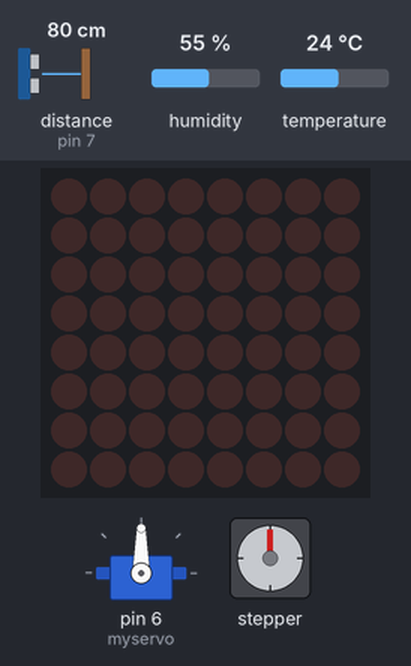
The sketch below on a simulated Arduino Uno, built with avr-gcc and run on an emulated ATmega328P. Parts: servo, stepper motor, 8×8 LED matrix. The inputs (shaded band) are chosen by the test bench; at power-on: distance to the obstacle (sensor on pin 7) 80 cm, humidity 55 %, temperature 24 °C. The echo pulse lasts 58.3 µs per cm; stepper angles assume 2048 steps per turn; what the sketch prints to the serial monitor is not drawn.

Above: at 3.2 s.
3.3 s: distance to the obstacle (sensor on pin 7) set to 17 cm
6.2 s: distance to the obstacle (sensor on pin 7) set to 13 cm
At 8.0 s:
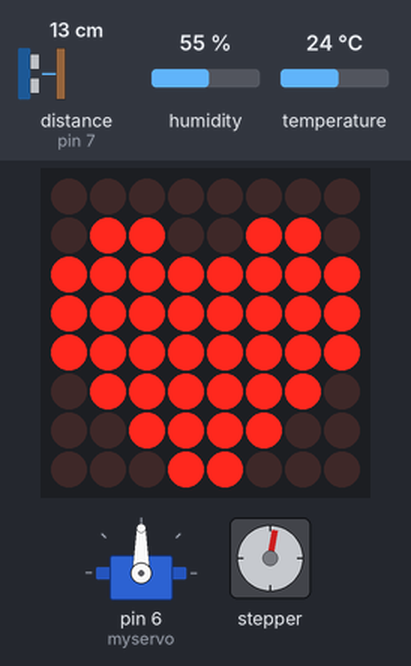
At 9.3 s:
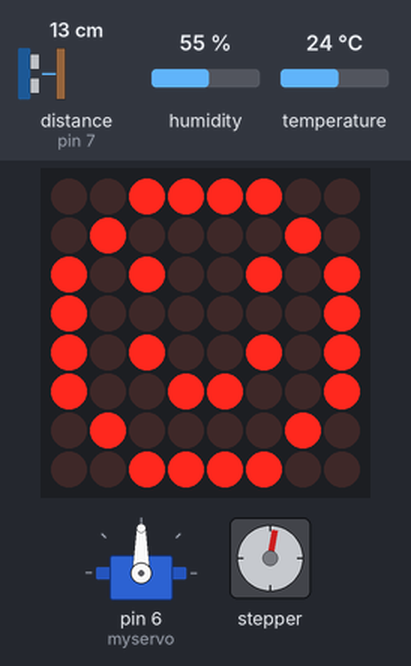
11.2 s: distance to the obstacle (sensor on pin 7) set to 2 cm
At 15.4 s:
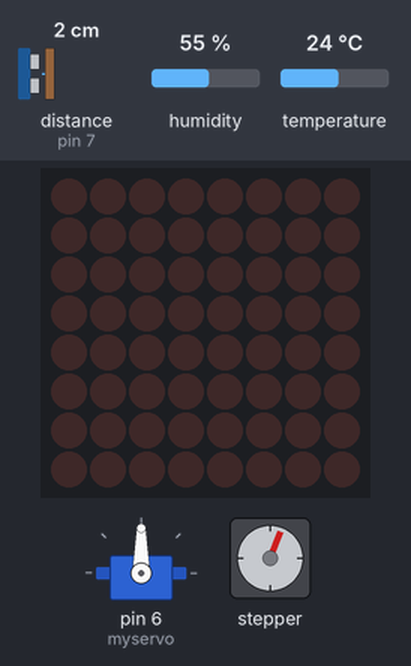
16.2 s: distance to the obstacle (sensor on pin 7) set to 4 cm
Timing chart, 0 to 30.9 s (numbered marks = the images above; inputs shaded):
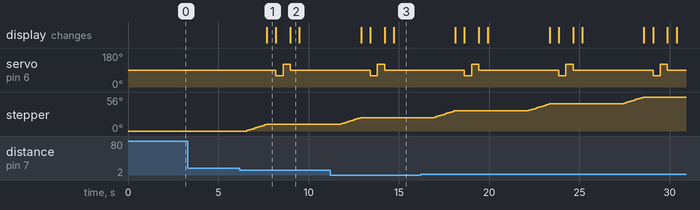

Measured:
- the behaviour switches between 15 and 14 cm on distance to the obstacle (sensor on pin 7) (found by bisection; images 0 and 1)
- after the input at 3.3 s, every drawn part: stays the same
- after the input at 6.2 s, servo on pin 6 (myservo): 90° → 60° after 2.0 s, → 120° 0.40 s later, → 90° 0.40 s later; stepper: turns 11° clockwise in 1.1 s, starting after 0.37 s; the display: changes after 1.5 s (image 1)
- what the display in image 1 shows lasts 0.5 s, from 7.7 s to 8.2 s

The sketch:

heart.ino
```cpp
#include <Stepper.h>
#include <LedControl.h>
#include <dht_nonblocking.h>
#include <Servo.h>
#include "SR04.h"

// === DHT11 Sensor ===
#define DHT_SENSOR_TYPE DHT_TYPE_11
const int DHT_SENSOR_PIN = 2;
DHT_nonblocking dht_sensor(DHT_SENSOR_PIN, DHT_SENSOR_TYPE);

// === Stepper Motor ===
#define STEPS_PER_REV 32
#define DISPENSE_STEPS 64
Stepper seed_dispenser(STEPS_PER_REV, 8, 10, 9, 11); // Uses pin 11

// === MAX7219 LED Matrix ===
LedControl lc = LedControl(A1, A2, A3, 1); // DIN, CLK, CS

// === Servo Motor ===
Servo myservo; // Connected to pin 6

// === Ultrasonic Sensor ===
#define TRIG_PIN 7
#define ECHO_PIN 5
SR04 sr04 = SR04(ECHO_PIN, TRIG_PIN);
long distance;
bool triggered = false;
unsigned long lastTriggerTime = 0;
const unsigned long cooldown = 5000; // 5 sec between triggers

// === Heart Pattern ===
byte heart[8] = {
  B00000000,
  B01100110,
  B11111111,
  B11111111,
  B11111111,
  B01111110,
  B00111100,
  B00011000
};

// === Smiley Pattern ===
byte smiley[8] = {
  B00111100,
  B01000010,
  B10100101,
  B10000001,
  B10100101,
  B10011001,
  B01000010,
  B00111100
};

void setup() {
  Serial.begin(9600);
  delay(2000); // Sensor warm-up

  // Stepper
  seed_dispenser.setSpeed(100);

  // MAX7219
  lc.shutdown(0, false);
  lc.setIntensity(0, 8);
  lc.clearDisplay(0);

  // Servo
  myservo.attach(6);
  myservo.write(90); // Center

  Serial.println("🤖 SeedHorn initialized and ready.");
}

void showHeart() {
  for (int row = 0; row < 8; row++) {
    lc.setRow(0, row, heart[row]);
  }
  delay(500);
  lc.clearDisplay(0);
}

void showSmiley() {
  for (int row = 0; row < 8; row++) {
    lc.setRow(0, row, smiley[row]);
  }
  delay(500);
  lc.clearDisplay(0);
}

void plantSeed() {
  Serial.println("🌱 Planting...");

  // Stepper
  seed_dispenser.step(DISPENSE_STEPS);

  // Heart
  showHeart();

  // Servo
  Serial.println("🤖 Moving servo...");
  myservo.write(60);
  delay(400);
  myservo.write(120);
  delay(400);
  myservo.write(90);

  // Smiley
  showSmiley();
}

void checkHumidity() {
  float temperature, humidity;
  if (dht_sensor.measure(&temperature, &humidity)) {
    Serial.print("🌡 Temp: ");
    Serial.print(temperature, 1);
    Serial.print(" °C | 💧 Humidity: ");
    Serial.print(humidity, 1);
    Serial.println(" %");
  }
}

void loop() {
  // Let DHT poll freely (non-blocking)
  checkHumidity();

  // Check distance from ultrasonic
  distance = sr04.Distance();
  Serial.print("📏 Distance: ");
  Serial.print(distance);
  Serial.println(" cm");

  unsigned long now = millis();

  if (distance > 0 && distance < 15 && !triggered && now - lastTriggerTime > cooldown) {
    triggered = true;
    lastTriggerTime = now;

    plantSeed();
    Serial.println("✅ Sequence complete.");
  }

  if (triggered && (now - lastTriggerTime > 1000)) {
    triggered = false; // Reset trigger after short cooldown
  }

  delay(250); // Chill loop speed
}
```
